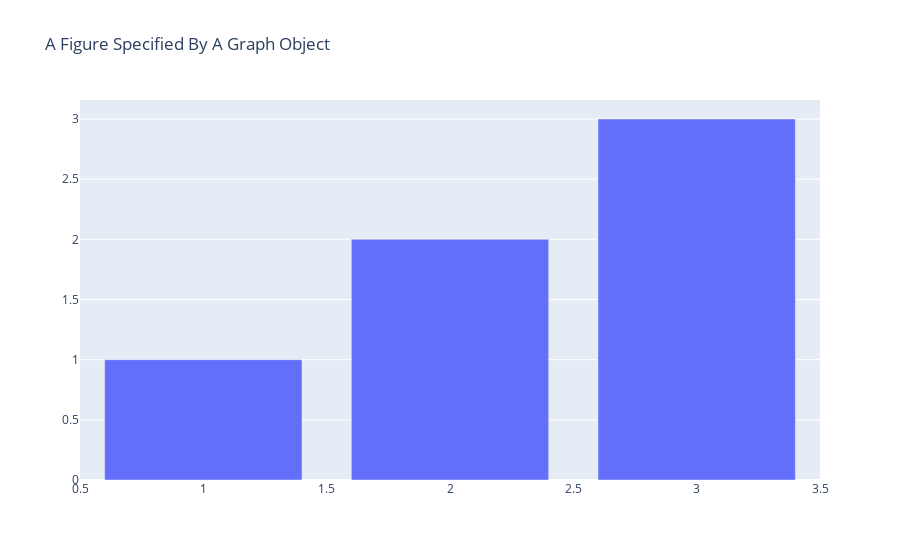

The notebook cell this image was saved under:
### Code cell
fig = go.Figure(
    data=[go.Bar(x=[1,2,3],y=[1,2,3])],
    layout = go.Layout(
        title = go.layout.Title(text='A Figure Specified By A Graph Object')
    )
)

fig.show()

### Figure 1 — Plotly figure (JSON) as saved in the notebook; plotly's stock layout.template omitted (floating-point values rounded to 4 significant figures)
{"data": [{"type": "bar", "x": [1, 2, 3], "y": [1, 2, 3]}], "layout": {"title": {"text": "A Figure Specified By A Graph Object"}}}
